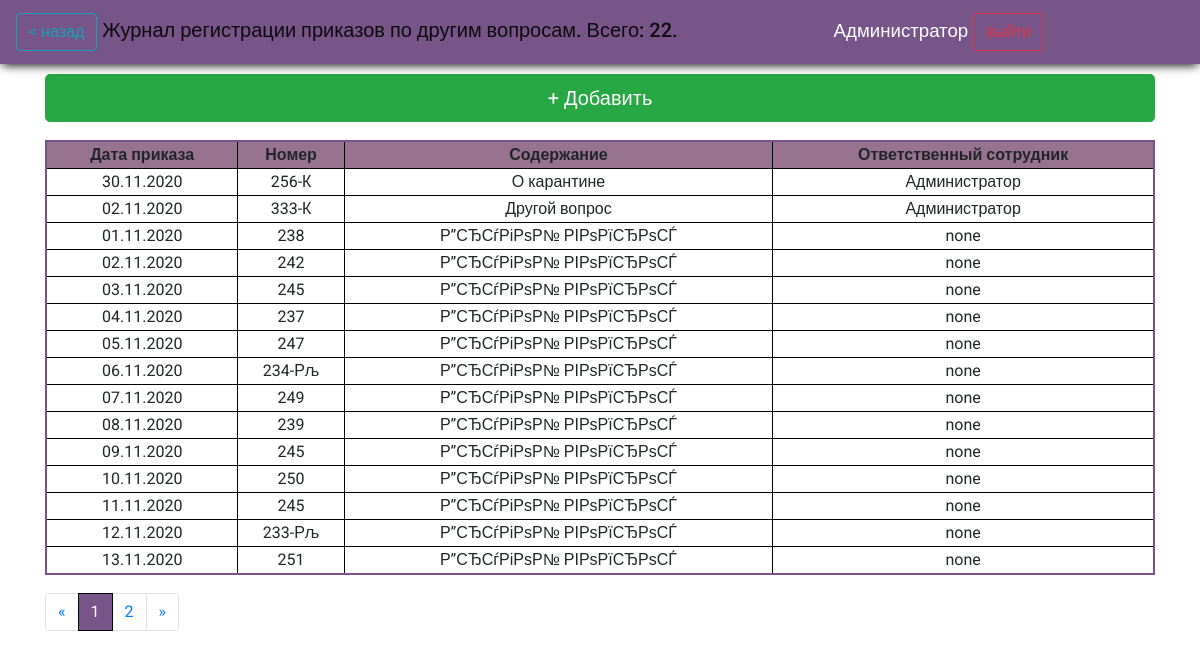
Before: /journals/orders_on_others/ (signed in) with the older database file.
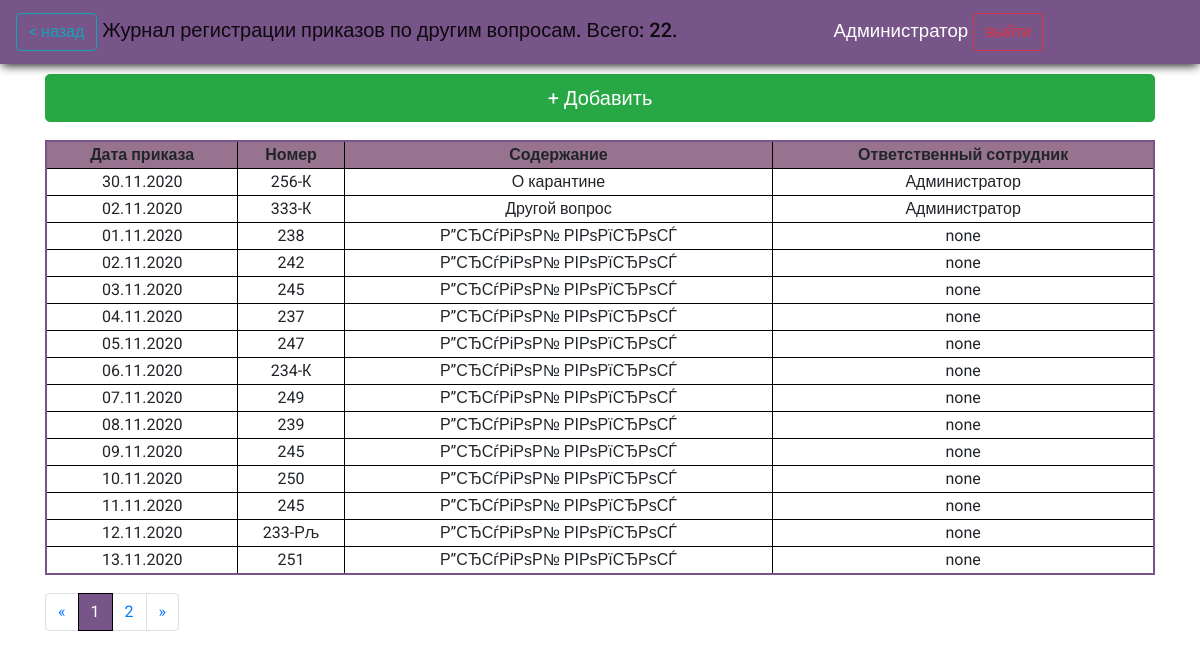
After: the same page with the newer database file.
### reg_jounals/models.py (models this page shows)
class OrdersOnOtherMatters(models.Model):
    oom_number = models.CharField(max_length=5, help_text="Введите номер приказа", verbose_name="Номер приказа", db_index=True)
    oom_date = models.DateField(help_text="Введите дату приказа", verbose_name="Дата приказа", db_index=True)
    oom_content = models.CharField(max_length=256, help_text="Введите содержание приказа", verbose_name='Содержание')
    oom_res_officer = models.CharField(blank=True, editable=False,  max_length=256, help_text="Сотрудник, который внес документ в систему ", verbose_name='Ответственный сотрудник')
    class Meta:
        ordering = ["id"]
        verbose_name = 'Приказ по другим вопросам'
        verbose_name_plural = 'Приказы по другим вопросам'

### reg_jounals/views.py (the view)
# urls.py: path('orders_on_others/', views.order_other_matters, name='orders_on_others'),
def order_other_matters(request):
    if request.user.is_authenticated:
        orders = OrdersOnOtherMatters.objects.all()
        p_orders = Paginator(orders, page_count)
        page_number = request.GET.get('page', 1)
        page = p_orders.get_page(page_number)
        count = len(orders)
        return render(request, 'reg_jounals/orders_on_others.html', context={'orders':page, 'count':count})
    else:
        return render(request, 'reg_jounals/no_auth.html')

### reg_jounals/templates/reg_jounals/orders_on_others.html (shortened to what this page needs)
{%extends "reg_jounals/index.html" %}
{%block header%} <a class="btn btn-outline-info" href="../"> < назад</a> Журнал регистрации приказов по другим вопросам. Всего: {{count}}.  {%endblock%}
{%block content%}
<a class="btn btn-success btn-lg m-bottom btn-add " href="{%url 'orders_on_others_add_url'%}"> + Добавить</a>
{% if orders %}
<table>
  <thead class="thead-dark">
  <tr class="tr-header">
    <th scope="col">Дата приказа</th>
    <th scope="col">Номер</th>
    <th scope="col">Содержание</th>
    <th scope="col">Ответственный сотрудник</th>
  </tr>
  </thead>
  {%for order in orders%}
<tr onclick="return location.href = '{% url 'orders_on_others_upd_url' id=order.id%}' ">
    <td>{{order.oom_date|date:"d.m.Y"}}</td>
    <td>{{order.oom_number}}</td>
    <td>{{order.oom_content}}</td>
    <td>{{order.oom_res_officer}}</td>
</tr>
  {%endfor%}
</table>
<nav  class="paginator" aria-label="Page navigation example">
  <ul class="pagination">
    <li class="page-item">
      <a class="page-link" href="#" aria-label="Previous">
<span aria-hidden="true">&laquo;</span>
      </a>
    </li>
{% for p in orders.paginator.page_range %}
  {% if orders.number == p%}
   <li class="page-item active"><a class="page-link" href="?page={{p}}">{{ p }}</a></li>
   {%else%}
        <li class="page-item"><a class="page-link" href="?page={{p}}">{{ p }}</a></li>
    {%endif%}
  {% endfor %}
{%if orders.has_next%}
    <li class="page-item">
      <a class="page-link" href='?page={{orders.next_page_number}}' aria-label="Next">
<span aria-hidden="true">&raquo;</span>
      </a>
    </li>
  {%else%}
  <li class="page-item disabled">
    <a class="page-link" href='#' aria-disabled='true' aria-label="Next">
      <span aria-hidden="true">&raquo;</span>
    </a>
  </li>
  {%endif%}
  </ul>
</nav>
{%else%}
<h2>Записей нет</h2>
{%endif%}
{%endblock%}

Changed rows visible on the page:
changed OrdersOnOtherMatters (number 8 of 15 on the later page): oom_number "234-Рљ" → "234-К"
